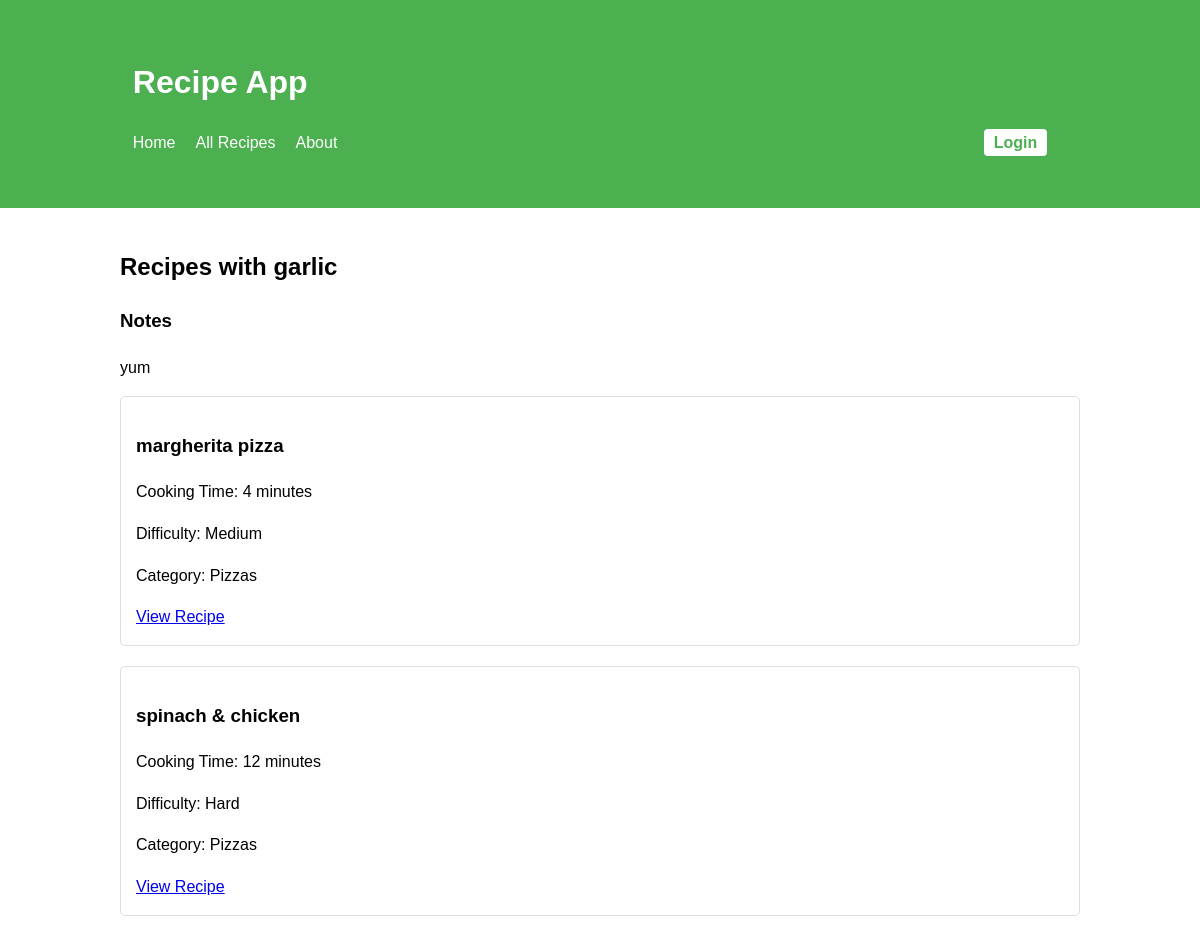
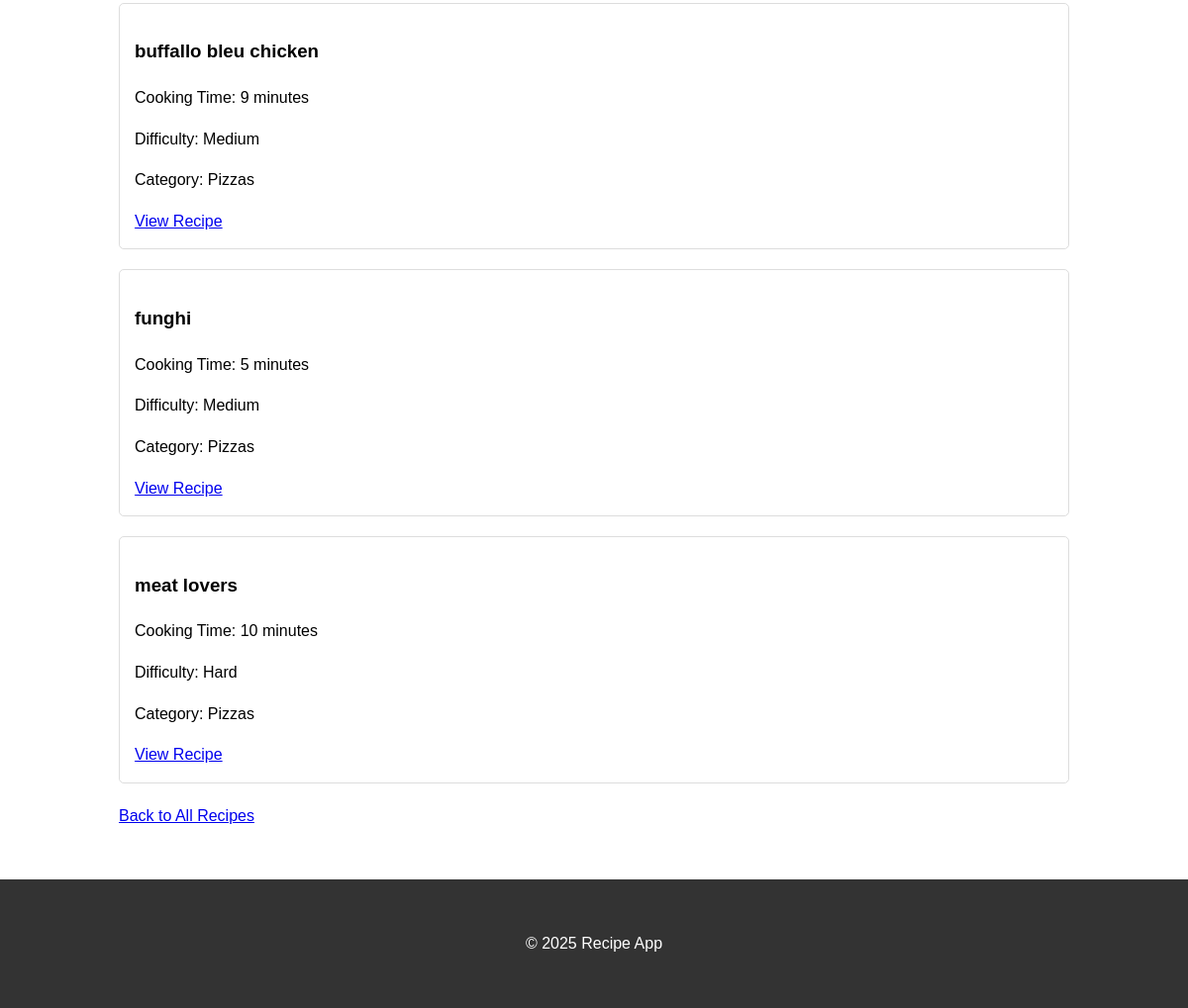
Page /ingredients/1/ on the committed database (2 pictures, top to bottom).
### ingredients/models.py (models this page shows, shortened)
class Ingredient(models.Model):
    name = models.CharField(max_length=100, unique=True)
    notes = models.TextField(blank=True, null=True)
    class Meta:
        ordering = ['name']
        verbose_name = 'ingredient'
        verbose_name_plural = 'ingredients'

### recipes/models.py (models this page shows, shortened)
class Recipe(models.Model):
    name = models.CharField(max_length=100)
    cooking_time = models.IntegerField()
    ingredients = models.TextField()  # basic compatibility
    category = models.ForeignKey('categories.Category',
                               on_delete=models.SET_NULL,
                               null=True, blank=True,
                               related_name='recipes')
    ingredient_list = models.ManyToManyField('ingredients.Ingredient',
                                           blank=True,
                                           related_name='used_in')
    def get_ingredients_list(self):
        return self.ingredients.split(',') if self.ingredients else [] #we use this to get the list of ingredients via split because the ingredients are stored as a string in the database
    def calculate_difficulty(self):
        cooking_time = self.cooking_time
        num_ingredients = len(self.get_ingredients_list())
        TIME_THRESHOLD = 10
        INGREDIENT_THRESHOLD = 3
        if cooking_time < TIME_THRESHOLD:
            if num_ingredients < INGREDIENT_THRESHOLD:
                return "Easy"
            else:
                return "Medium"
        else:
            if num_ingredients >= INGREDIENT_THRESHOLD:
                return "Hard"
            else:
                return "Intermediate"

### categories/models.py (models this page shows, shortened)
class Category(models.Model):
    name = models.CharField(max_length=100)
    description = models.TextField(blank=True, null=True)
    class Meta:
        ordering = ['name']
        verbose_name = 'category'
        verbose_name_plural = 'categories'

### recipes/views.py (the view)
# urls.py: path('ingredients/<int:ingredient_id>/', views.ingredient_view, name='ingredient-detail'),
def ingredient_view(request, ingredient_id):
    ingredient = get_object_or_404(Ingredient, id=ingredient_id)
    recipes_with_ingredient = ingredient.used_in.all()
    recipes_with_text_mention = Recipe.objects.filter(
        ingredients__icontains=ingredient.name
    )
    recipes = (recipes_with_ingredient | recipes_with_text_mention).distinct()
    context = {
        'ingredient': ingredient,
        'recipes': recipes,
    }
    return render(request, 'recipes/ingredient.html', context)

### recipes/templates/recipes/ingredient.html (shortened to what this page needs)
<!DOCTYPE html>
{% extends 'recipes/base.html' %}
{% block content %}
    <h2>Recipes with {{ ingredient.name }}</h2>
    {% if ingredient.notes %}
        <div class="ingredient-notes">
            <h3>Notes</h3>
            <p>{{ ingredient.notes }}</p>
        </div>
    {% endif %}
    <div class="recipes-list">
        {% if recipes %}
            {% for recipe in recipes %}
                <div class="recipe-card">
                    <h3>{{ recipe.name }}</h3>
                    <p>Cooking Time: {{ recipe.cooking_time }} minutes</p>
                    <p>Difficulty: {{ recipe.calculate_difficulty }}</p>
                    {% if recipe.category %}
                        <p>Category: {{ recipe.category.name }}</p>
                    {% endif %}
                    <a href="{% url 'recipe-detail' recipe.id %}">View Recipe</a>
                </div>
            {% endfor %}
        {% else %}
            <p>No recipes found using this ingredient.</p>
        {% endif %}
    </div>
    <a href="{% url 'recipe-list' %}" class="back-link">Back to All Recipes</a>
{% endblock %}

### recipes/templates/recipes/base.html (style rules this page uses)
body { font-family: Arial, sans-serif; line-height: 1.6; margin: 0; padding: 0; background-color: linear-gradient(to right, #6994be, #cccccc); }
.recipe-card { border: 1px solid #ddd; border-radius: 5px; padding: 15px; margin-bottom: 20px; }

### rows in the picture
Ingredient: name "garlic", notes "yum"
Recipe: name "margherita pizza", cooking_time "4", calculate_difficulty "Medium", category.name "Pizzas"
Recipe: name "spinach & chicken", cooking_time "12", calculate_difficulty "Hard", category.name "Pizzas"
Recipe: name "buffallo bleu chicken", cooking_time "9", calculate_difficulty "Medium", category.name "Pizzas"
Recipe: name "funghi", cooking_time "5", calculate_difficulty "Medium", category.name "Pizzas"
Recipe: name "meat lovers", cooking_time "10", calculate_difficulty "Hard", category.name "Pizzas"
